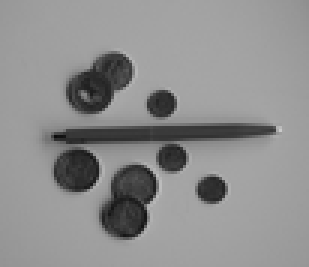
%> input picture allg/Bilder/Geldstücke-klein.pgm, 103 x 89 px, shrunk from 293 x 255 before the run (shown 3 times larger)
$ octave DBV_6_Hough_Transformation_Gruppe_08.m   (GNU Octave 9; MATLAB toolbox functions it lacks are replaced by stand-ins)
%> lines starting %> are read from the running program, lines starting %| are printed output that depends on the picture; in (x1, y1, x2, y2) boxes, pixels count from 0 and x2, y2 are one past the last pixel; in counts of white or black regions, pixels touching at a corner belong together; the program's own positions count from 1
%
% 6. Praktikum - Hough-Transformation
% -----------------------------------
% Legen Sie in Ihrem Arbeitsverzeichnis ein Unterverzeichnis an:
%    6.Hough-Transformation
%
% Kopieren Sie das Notebook aus ../allg dorthin und benennen Sie es um in
%    6.Hough-Transformation_Gruppe-XY.m
% Legen Sie dort ein Unterverzeichnis 'Ergebnisse/' an.
%
% Führen Sie die Arbeitsschritte aus, an denen ??? als Platzhalter steht
% und speichern Sie das Notebook am Ende ab (zwischendurch auch
% Sicherungskopien).
%
% Die Aufgabenstellung sowie Hinweise finden Sie im
%    6.DBV-Ex_Hough-Transformation.pdf

% ------------------------------------------------------------------------
%% Initialisierung:
coder = 'Cinepak';    %'None', 'Cinepak', 'Indeo3'
addpath('../Packages_Matlab');
addpath('../allg/');
addpath('../allg/Bilder');

%--------------------------------------------------------------------------
%% Bild einlesen:
g = im2single( imread( 'Geldstücke-klein.pgm' ) );
%> g: size 89x103 single; min 0.051, max 0.792, mean 0.559
fig1 = figure( 1 ); imshow( g );

%--------------------------------------------------------------------------
%% Kantendetektion:
% Wenden Sie auf das Bild geeignete Operationen an, um Bereiche mit
% Kanten zu detektieren.
% Speichern Sie das Ergebnis ab: 'Ergebnisse/Kantenbild.tif';

% Canny-"Operator" liefert sehr gute Ergebnisse bei der
% Kantendetektion/-bildung
gk = edge( g, 'canny', 0.6, 2 );
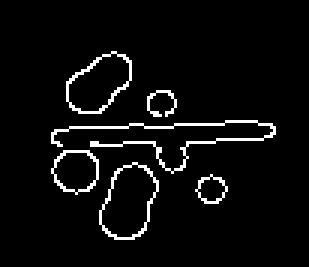
%> gk: size 89x103 logical (shown 3 times larger); 4.7% white in thin lines or dots, all inside (x1, y1, x2, y2) = (17, 17, 92, 80)
fig2 = figure( 2 ); imshow( gk );
imwrite( gk, 'Ergebnisse/Kantenbild.tif' );

%--------------------------------------------------------------------------
%% Kantenmaske:
% Bilden Sie daraus ein Binärbild, welches als Maske für die Kantenbereiche
% dient (für Kantenbildpunkte eine eins, sonst eine 0):
% Speichern Sie das Ergebnis ab: 'Ergebnisse/Kantenmaske.tif;

% Canny-"Operator" liefert bereits ein Binärbild
imwrite( gk, 'Ergebnisse/Kantenmaske.tif' );

%--------------------------------------------------------------------------
%% Parameterraum:
% Bilden Sie ein geeignet dimensioniertes Array zur Aufnahme des
% Parameterraumes für die Hough-Transformation zum Auffinden von Kreisen.
%
% Folgende Vorkenntnissen sind vorhanden:
% - die Objekte sind mindestens 25 Pixel von den Bildrändern entfernt
% - die Kreisradien liegen im Intervall [10,20]

% Intervall für Kreisradien wurde auf [10,25] vergrößert
A = zeros( [size( g ), 16] );

%--------------------------------------------------------------------------
%% Berechnung Hough-Transformation:
% Berechnen Sie die Hough-Transformation.
% Dabei sollen folgende Intervalleinteilungen gelten:
% - Kreismittelpunkte: delta_mx = 3, delta_my = 3
% - Kreisradien: delta_r = 1
% Es genügt, nur jeweils jeden zweiten Pixel in x/y-Richtung zu verwenden.

% Finde alle Pixel mit dem Wert 1 im Binärbild
ind = find( gk );
%> ind = 434 values from 1558 to 8144
% Für alle Pixel mit Wert 1
for i = 1:size( ind )
    % Berechne Pixelkoordinaten
    [y,x] = ind2sub( size( gk ), ind( i ) );
    % Für alle möglichen Kreismittelpunkte
    for j = 1:3:size( A, 1 )
        for k = 1:3:size( A, 2 )
            % Radien berechnen und akkumulieren falls im Intervall
            r = round( norm( [y,x] - [j,k], 2 ) );
            if( r >= 10 && r <= 25 )
                A(j,k,r-9) = A(j,k,r-9) + 1;
            end
        end
    end
end
%> this loop made 434 passes
%> (y, x) on passes 1 to 3: (45, 18), (46, 18), (47, 18)

%--------------------------------------------------------------------------
%% Parameterraum auf erlaubten Bereich einschränken:
% Schränken Sie nun den Parameterraum ein unter Nutzung obiger Vorkenntnisse.
% (dieser Schritt kann zunächst auch übersprungen werden).

% Bildränder werden nicht beachtet
A( 1:25, 1:25, : ) = 0;
A( size( A, 1 ) - 25:end, size( A, 2 ) - 25:end, : ) = 0;

%--------------------------------------------------------------------------
%% Ermittlung geeigneter Kreiskandidaten:
% - suchen Sie nun in der Hough-Transformierten die ersten 9 Maxima,
% - merken sich die entsprechenden Parameterwerte

% Matrix P enthält Koordinaten der Kreismittelpunkte und Kreisradien
ind = find( A == max( A(:) ) );
%> ind = 141565
[y,x,r] = ind2sub( size( A ), ind( 1 ) );
%> y = 55; x = 46; r = 16
clear P;
P( 1, : ) = [y,x,r+9];
A( y, x, r ) = 0;
for i = 1:8
    ind = find( A == max( A(:) ) );
    [y,x,r] = ind2sub( size( A ), ind( 1 ) );
    P = vertcat( P , [y,x,r+9] );
    % Variante A Maxima werden streng lokal auf Null gesetzt
    % A( y, x, r+9 ) = 0;
    % Variante B Maxima werden großflächig auf Null gesetzt
    A( y-10:y+10, x-10:x+10, : ) = 0;
end
%> this loop made 8 passes
%> (ind, y, x, r) on passes 4 to 8: (39390, 52, 31, 5), (105425, 49, 52, 12), ([30196; 76832; 104330; 125070; 125649; 131567], 25, 31, 4), ([125070; 125649], 25, 67, 14), (125649, 70, 73, 14)
%> (ind, y, x, r, P) on passes 1 to 3: (76844, 37, 40, 9, [55 46 25; 37 40 18]), ([105440; 141298], 64, 52, 12, [55 46 25; 37 40 18; 64 52 21]), (103571, 64, 31, 12, [55 46 25; 37 40 18; 64 52 21; 64 31 21])
%> after the loop, P = [55 46 25; 37 40 18; 64 52 21; 64 31 21; 52 31 14; 49 52 21; 25 31 13; 25 67 23; 70 73 23]

%--------------------------------------------------------------------------
%% Kreisdarstellungen:
% Zeichnen Sie die Mittelpunkte und Kreise der gefundenen Objekte grün in
% das Originalbild ein und speichern es ab: 'Ergebnisse/Hough-Kreise.tif';

fig3 = figure( 3 ); imshow( g );
hold on;

% Quantisierung 360°
phi = 0:0.05:2*pi;

for i = 1:9
    % Kreise zeichenen
    xk = ( P( i, 3 ) * cos( phi ) ) + P( i, 2 );
    yk = ( P( i, 3 ) * sin( phi ) ) + P( i, 1 );
    plot( xk, yk, 'g' );
    % Mittelpunkt zeichnen
    plot( P( i, 2 ), P( i, 1 ), 'gx' );
end
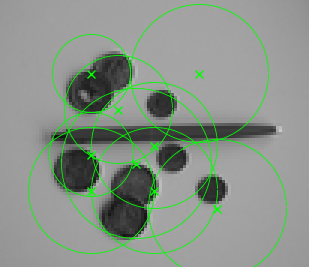
%> figure redrawn from the program's plot data; shown 3 times larger

saveas( fig3, 'Ergebnisse/Hough-Kreise.tif' );

%--------------------------------------------------------------------------
%% Fragen:
% Angenommen, alle Punkte einer Kante werden in der Kantenmaske erfaßt.
% Werden große Kreise gegenüber kleinen bevorzugt gefunden (bzgl. der
% Reihenfolge gefundener Maxima in der Hough-Transformierten)?
% A: Für den Fall, dass alle Punkte einer Kante erfasst werden, werden
% große Kreise bzgl. der Maxima in der Hough-Transformation bevorzugt.

% Warum ist das so bzw. warum nicht?
% A: Da die Kanten größerer Kreise aus einer größeren Anzahl von Pixel
% bestehen, steigt mit zunehmendem Radius auch die Anzahl der
% Akkumulierungen im Parameterraum. Das Ergebnis sind größere lokale Maxima
% an Stellen mit größeren Radien im Parameterraum.

% Wie könnte man die Bevorzugung großer Kreise vermeiden bzw.
% wie könnte man große Kreise bevorzugt erkennen (Vorschlag)?
% A: Akkumulation des Parameterraums nicht mit konstantem Wert 1 sondern
% 1 / (Radius * f).

% Ist sonst noch etwas aufgefallen?
% A: - ovale nicht optimale Kreise werden nicht mehr erkannt
%    - Maxima lokal Nullen -> manche Münzen werden mehrfach erkannt,
%                             andere gar nicht
%    - Pixel des Kugelschreiber werden als Kreispunkte interpretiert
%    - Schatten werden bei der Kantenbildung als Objektrand interpretiert

% Nennen Sie Maßnahmen zur Beschleunigung des Verfahrens:
% A: - Parallelisierung der Iteration über den Parameterraum
%    - For-Schleifen in MATLAB durch Matrizenopteration ersetzten
%    - Parameterraum weiter einschränken
%    - "coarse-to-fine" Strategie mittels Laplace-/Gausspyramiden

%%
'fertig'
